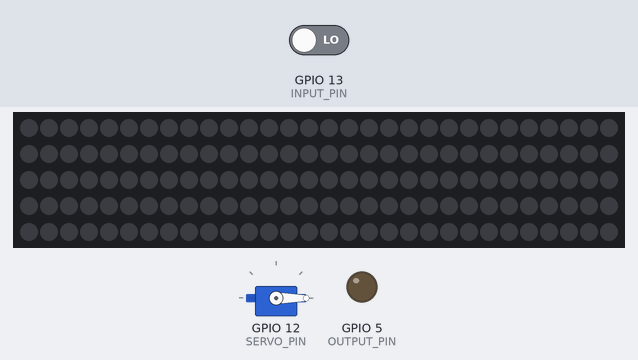
This sketch was run on a simulated ESP8266 (NodeMCU). Shown: 150 RGB LEDs in strip order, left to right, continuing on the next row, servo, output pins drawn as LEDs (lit = HIGH). The test bench sets the inputs (shaded band); at power-on: GPIO 13 (INPUT_PIN) LOW. Dim RGB values are drawn brighter than linear; WiFi joins after 1.5 s; servers stay silent unless stated.

Above: at 2.7 s.
2.8 s: GPIO 13 (INPUT_PIN) driven HIGH
At 3.25 s:
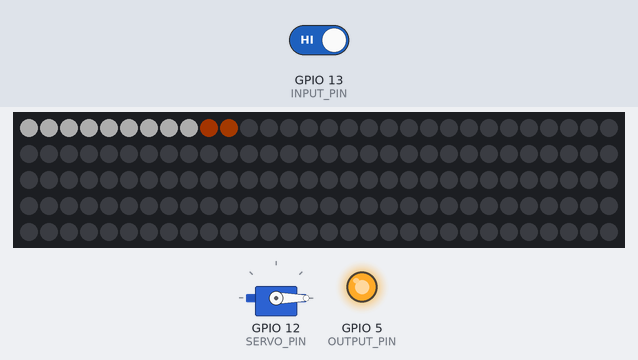
At 5.05 s:
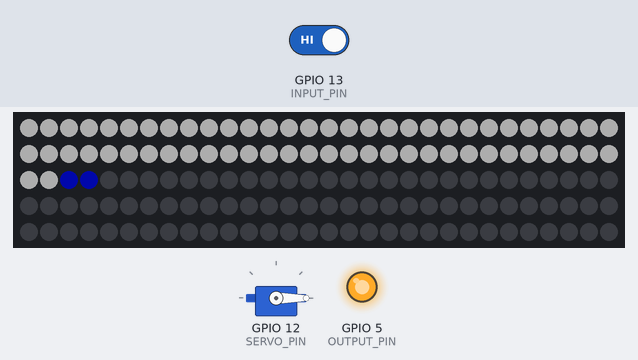
5.2 s: GPIO 13 (INPUT_PIN) driven LOW
8.2 s: GPIO 13 (INPUT_PIN) driven HIGH
At 9.56 s:
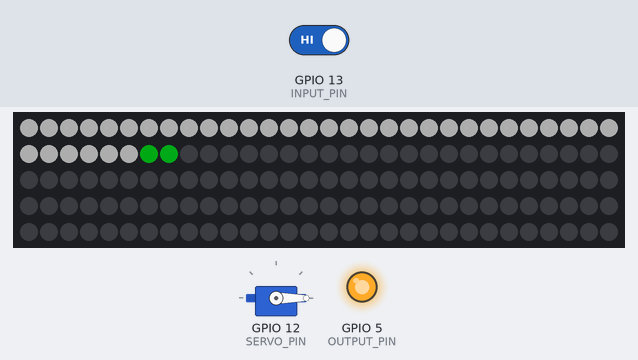
Timing chart, 0 to 40.3 s (numbered marks = the images above; inputs shaded):
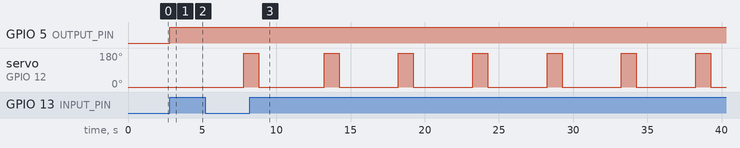

Measured:
- after the input at 2.8 s, GPIO 5 (OUTPUT_PIN): LOW → HIGH at once; the LEDs: change after 0.30 s (image 1)
- after the input at 8.2 s, GPIO 5 (OUTPUT_PIN): stays HIGH (without the input it goes to LOW after 2.6 s); the LEDs: first change at once (image 3 shows a later state)
- by itself, servo on GPIO 12 (SERVO_PIN): alternates 180° for 1.0 s and 0° for 4.0 s

The sketch:

triggerlights.ino
```cpp
#include <WiFiManager.h>
#include <ArduinoOTA.h>
#include <WS2812FX.h>
#include <Servo.h>
#include "Timer.h"

#define LED_COUNT 150
#define LED_PIN 14
#define INPUT_PIN 13
#define OUTPUT_PIN 5
#define SERVO_PIN 12
#define EFFECT_DURATION 5000

WiFiManager wifiManager;
Servo servo;
Timer resetTimer(EFFECT_DURATION);
Timer outputResetTimer(EFFECT_DURATION + 3000);
Timer servoResetTimer(1000);
WS2812FX ws2812fx = WS2812FX(LED_COUNT, LED_PIN, NEO_GRB + NEO_KHZ800);

void configureOTA() {
  // Make sure the flash size matches. For ESP8266 12F it should be 4MB.
  ArduinoOTA.setHostname("wonkatrigger");

  ArduinoOTA.onStart([]() {
    String type;
    if (ArduinoOTA.getCommand() == U_FLASH) {
      type = "sketch";
    } else {
      // U_SPIFFS
      type = "filesystem";
    }

    // NOTE: if updating SPIFFS this would be the place to unmount SPIFFS using SPIFFS.end()
    Serial.println("Start updating " + type);
  });

  ArduinoOTA.onEnd([]() {
    Serial.println("\nEnd");
  });

  ArduinoOTA.onProgress([](unsigned int progress, unsigned int total) {
    Serial.printf("Progress: %u%%\r", (progress / (total / 100)));
  });

  ArduinoOTA.onError([](ota_error_t error) {
    Serial.printf("Error[%u]: ", error);
    if (error == OTA_AUTH_ERROR) Serial.println("Auth Failed");
    else if (error == OTA_BEGIN_ERROR) Serial.println("Begin Failed");
    else if (error == OTA_CONNECT_ERROR) Serial.println("Connect Failed");
    else if (error == OTA_RECEIVE_ERROR) Serial.println("Receive Failed");
    else if (error == OTA_END_ERROR) Serial.println("End Failed");
  });
  ArduinoOTA.begin();
}

void connectToWifi() {
  wifiManager.autoConnect("wonkamobile");
}

void setup() {
  Serial.begin(115200);

  pinMode(INPUT_PIN, INPUT);
  pinMode(OUTPUT_PIN, OUTPUT);

  ws2812fx.init();
  ws2812fx.setBrightness(50);
  ws2812fx.setSpeed(EFFECT_DURATION);
  ws2812fx.setColor(GREEN);
  ws2812fx.setMode(FX_MODE_CHASE_RAINBOW_WHITE);

  servo.attach(SERVO_PIN);
  servo.write(0);

  connectToWifi();
  configureOTA();
}

void loop() {
  ArduinoOTA.handle();

  ws2812fx.service();

  if (!resetTimer.IsRunning() && digitalRead(INPUT_PIN) == HIGH) {
    ws2812fx.start();

    digitalWrite(OUTPUT_PIN, HIGH);

    resetTimer.Start();
    outputResetTimer.Start();
  }

  if (servoResetTimer.Check()) {
    servoResetTimer.Stop();
    servo.write(0);
  }

  if (resetTimer.Check()) {
    ws2812fx.stop();

    resetTimer.Stop();
    servoResetTimer.Start();
    servo.write(180);
  }

  if (outputResetTimer.Check()) {
    digitalWrite(OUTPUT_PIN, LOW);
    outputResetTimer.Stop();
  }
}
```

Timer.cpp
```cpp
#include <Arduino.h>
#include "Timer.h"

Timer::Timer(long interval) {
  lastTriggerTime = -1;
  triggerInterval = interval;
}

boolean Timer:: Check() {
  if (IsRunning() && (millis() - lastTriggerTime >= triggerInterval)) {
    lastTriggerTime = millis();
    return true;
  }

  return false;
}

boolean Timer::IsRunning() {
  return lastTriggerTime != -1;
}

void Timer::Start() {
  lastTriggerTime = millis();
}

void Timer::Stop() {
  lastTriggerTime = -1;
}
```

Timer.h
```cpp
#ifndef Timer_h
#define Timer_h

#include <Arduino.h>

class Timer {
  public:
    Timer(long interval);
    boolean Check();
    boolean IsRunning();
    void Start();
    void Stop();

  private:
    long lastTriggerTime;
    long triggerInterval;
};

#endif
```
